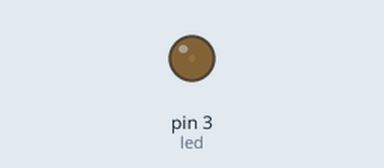
Recording of a sketch running on a simulated Arduino Uno, built with avr-gcc and run on an emulated ATmega328P. Parts: output pins drawn as LEDs (lit = HIGH).

Above: at 0.05 s.
At 1.15 s:
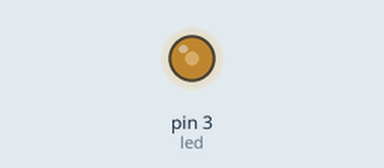
At 2.3 s:
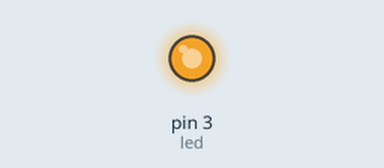
At 4.55 s:
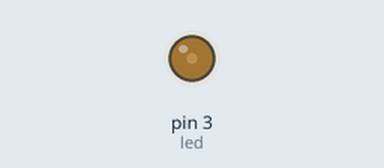
Timing chart, 0 to 6.6 s (numbered marks = the images above):
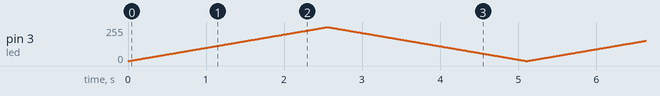

The sketch:

pwm_led_nyala_redup_terang.ino
```cpp
int led = 3; //Led pada pin 3
int i;  //menyimpan informasi untuk perulangan

void setup() {
  pinMode(led, OUTPUT); //pin mode output
}

void loop() {
  for (i = 0; i < 255; i++) //nilai i berubah dari 0 hingga 254
  {
    analogWrite(led, i); //led menyala perlahan
    delay(10);
  }
  for (i = 255; i > 0; i--) //nilai i berubah dari 255 hingga 0
  {
    analogWrite(led, i); //led redup perlahan
    delay(10);
  }
}
```
